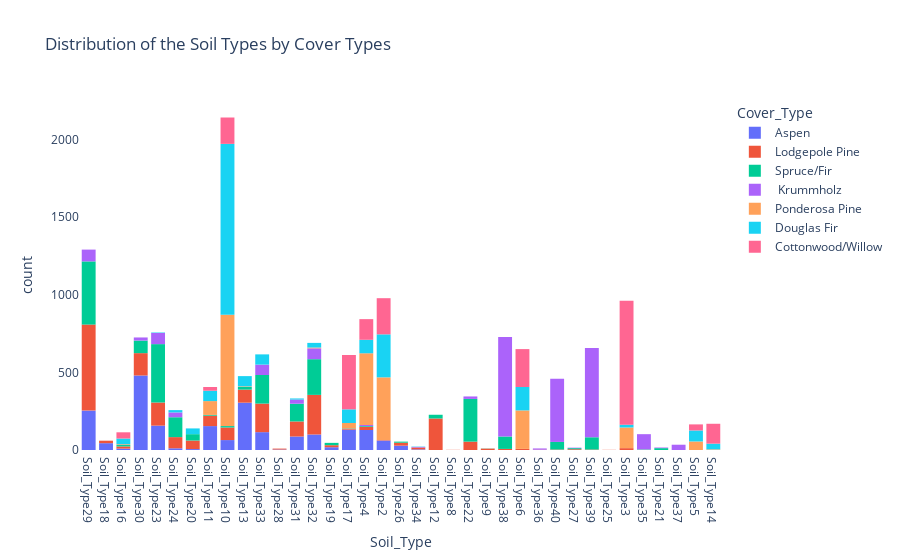

Notebook code cell kept with this figure:
### Code cell
train_df['Soil_Type'] = (train_df.iloc[:,15:55] == 1).idxmax(1)
fig = px.histogram(train_df, x="Soil_Type", color="Cover_Type", title='Distribution of the Soil Types by Cover Types',)
fig.update_layout({
'plot_bgcolor': 'rgba(0, 0, 0, 0)',
'paper_bgcolor': 'rgba(0, 0, 0, 0)',
})

fig.show()

### Figure 1 — Plotly figure (JSON) as saved in the notebook; plotly's stock layout.template omitted (floating-point values rounded to 4 significant figures; data arrays with more than 128 entries replaced by an {"elided": "..."} marker saying what was removed)
{"data": [{"alignmentgroup": "True", "bingroup": "x", "hovertemplate": "Cover_Type=Aspen<br>Soil_Type=%{x}<br>count=%{y}<extra></extra>", "legendgroup": "Aspen", "marker": {"color": "#636efa"}, "name": "Aspen", "offsetgroup": "Aspen", "orientation": "v", "showlegend": true, "type": "histogram", "x": {"elided": "2160 str values"}, "xaxis": "x", "yaxis": "y"}, {"alignmentgroup": "True", "bingroup": "x", "hovertemplate": "Cover_Type=Lodgepole Pine<br>Soil_Type=%{x}<br>count=%{y}<extra></extra>", "legendgroup": "Lodgepole Pine", "marker": {"color": "#EF553B"}, "name": "Lodgepole Pine", "offsetgroup": "Lodgepole Pine", "orientation": "v", "showlegend": true, "type": "histogram", "x": {"elided": "2160 str values"}, "xaxis": "x", "yaxis": "y"}, {"alignmentgroup": "True", "bingroup": "x", "hovertemplate": "Cover_Type=Spruce/Fir<br>Soil_Type=%{x}<br>count=%{y}<extra></extra>", "legendgroup": "Spruce/Fir", "marker": {"color": "#00cc96"}, "name": "Spruce/Fir", "offsetgroup": "Spruce/Fir", "orientation": "v", "showlegend": true, "type": "histogram", "x": {"elided": "2160 str values"}, "xaxis": "x", "yaxis": "y"}, {"alignmentgroup": "True", "bingroup": "x", "hovertemplate": "Cover_Type= Krummholz<br>Soil_Type=%{x}<br>count=%{y}<extra></extra>", "legendgroup": " Krummholz", "marker": {"color": "#ab63fa"}, "name": " Krummholz", "offsetgroup": " Krummholz", "orientation": "v", "showlegend": true, "type": "histogram", "x": {"elided": "2160 str values"}, "xaxis": "x", "yaxis": "y"}, {"alignmentgroup": "True", "bingroup": "x", "hovertemplate": "Cover_Type=Ponderosa Pine<br>Soil_Type=%{x}<br>count=%{y}<extra></extra>", "legendgroup": "Ponderosa Pine", "marker": {"color": "#FFA15A"}, "name": "Ponderosa Pine", "offsetgroup": "Ponderosa Pine", "orientation": "v", "showlegend": true, "type": "histogram", "x": {"elided": "2160 str values"}, "xaxis": "x", "yaxis": "y"}, {"alignmentgroup": "True", "bingroup": "x", "hovertemplate": "Cover_Type=Douglas Fir<br>Soil_Type=%{x}<br>count=%{y}<extra></extra>", "legendgroup": "Douglas Fir", "marker": {"color": "#19d3f3"}, "name": "Douglas Fir", "offsetgroup": "Douglas Fir", "orientation": "v", "showlegend": true, "type": "histogram", "x": {"elided": "2160 str values"}, "xaxis": "x", "yaxis": "y"}, {"alignmentgroup": "True", "bingroup": "x", "hovertemplate": "Cover_Type=Cottonwood/Willow<br>Soil_Type=%{x}<br>count=%{y}<extra></extra>", "legendgroup": "Cottonwood/Willow", "marker": {"color": "#FF6692"}, "name": "Cottonwood/Willow", "offsetgroup": "Cottonwood/Willow", "orientation": "v", "showlegend": true, "type": "histogram", "x": {"elided": "2160 str values"}, "xaxis": "x", "yaxis": "y"}], "layout": {"barmode": "relative", "legend": {"title": {"text": "Cover_Type"}, "tracegroupgap": 0}, "paper_bgcolor": "rgba(0, 0, 0, 0)", "plot_bgcolor": "rgba(0, 0, 0, 0)", "title": {"text": "Distribution of the Soil Types by Cover Types"}, "xaxis": {"anchor": "y", "domain": [0, 1], "title": {"text": "Soil_Type"}}, "yaxis": {"anchor": "x", "domain": [0, 1], "title": {"text": "count"}}}}
